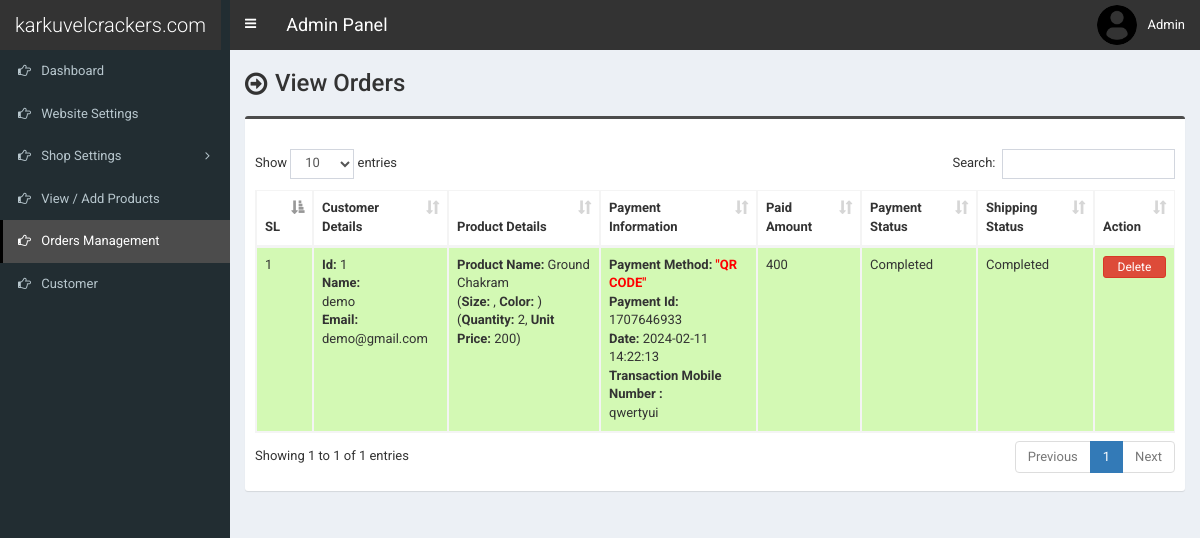
/admin/order.php (signed in), run on the app's committed database.
### tables this page shows
CREATE TABLE `tbl_payment` (
  `id` int(11) NOT NULL,
  `customer_id` int(11) NOT NULL,
  `customer_name` varchar(255) NOT NULL,
  `customer_email` varchar(255) NOT NULL,
  `payment_date` varchar(50) NOT NULL,
  `txnid` varchar(255) NOT NULL,
  `paid_amount` int(11) NOT NULL,
  `card_number` varchar(50) NOT NULL,
  `card_cvv` varchar(10) NOT NULL,
  `card_month` varchar(10) NOT NULL,
  `card_year` varchar(10) NOT NULL,
  `bank_transaction_info` text NOT NULL,
  `payment_method` varchar(20) NOT NULL,
  `payment_status` varchar(25) NOT NULL,
  `shipping_status` varchar(20) NOT NULL,
  `payment_id` varchar(255) NOT NULL
);

CREATE TABLE `tbl_order` (
  `id` int(11) NOT NULL,
  `product_id` int(11) NOT NULL,
  `product_name` varchar(255) NOT NULL,
  `size` varchar(100) NOT NULL,
  `color` varchar(100) NOT NULL,
  `quantity` varchar(50) NOT NULL,
  `unit_price` varchar(50) NOT NULL,
  `payment_id` varchar(255) NOT NULL
);

### admin/order.php (the view, shortened to what this page needs)
<?php require_once('header.php'); ?>
<section class="content-header">
	<div class="content-header-left">
		<h1>View Orders</h1>
	</div>
</section>
<section class="content">
  <div class="row">
    <div class="col-md-12">
      <div class="box box-info">
        <div class="box-body table-responsive">
          <table id="example1" class="table table-bordered table-striped">
			<thead>
			    <tr>
			        <th>SL</th>
                    <th>Customer Details</th>
			        <th>Product Details</th>
                    <th>
                    	Payment Information
                    </th>
                    <th>Paid Amount</th>
                    <th>Payment Status</th>
                    <th>Shipping Status</th>
			        <th>Action</th>
			    </tr>
			</thead>
            <tbody>
            	<?php
            	$i=0;
            	$statement = $pdo->prepare("SELECT * FROM tbl_payment ORDER by id DESC");
            	$statement->execute();
            	$result = $statement->fetchAll(PDO::FETCH_ASSOC);
            	foreach ($result as $row) {
            		$i++;
            		?>
					<tr class="<?php if($row['payment_status']=='Pending'){echo 'bg-r';}else{echo 'bg-g';} ?>">
	                    <td><?php echo $i; ?></td>
	                    <td>
                            <b>Id:</b> <?php echo $row['customer_id']; ?><br>
                            <b>Name:</b><br> <?php echo $row['customer_name']; ?><br>
                            <b>Email:</b><br> <?php echo $row['customer_email']; ?><br><br>
                        </td>
                        <td>
                           <?php
                           $statement1 = $pdo->prepare("SELECT * FROM tbl_order WHERE payment_id=?");
                           $statement1->execute(array($row['payment_id']));
                           $result1 = $statement1->fetchAll(PDO::FETCH_ASSOC);
                           foreach ($result1 as $row1) {
                                echo '<b>Product Name:</b> '.$row1['product_name'];
                                echo '<br>(<b>Size:</b> '.$row1['size'];
                                echo ', <b>Color:</b> '.$row1['color'].')';
                                echo '<br>(<b>Quantity:</b> '.$row1['quantity'];
                                echo ', <b>Unit Price:</b> '.$row1['unit_price'].')';
                                echo '<br><br>';
                           }
                           ?>
                        </td>
                        <td>
                        	<?php if($row['payment_method'] == 'PayPal'): ?>
                        		<b>Payment Method:</b> <?php echo '<span style="color:red;"><b>'.$row['payment_method'].'</b></span>'; ?><br>
                        		<b>Payment Id:</b> <?php echo $row['payment_id']; ?><br>
                        		<b>Date:</b> <?php echo $row['payment_date']; ?><br>
                        		<b>Transaction Id:</b> <?php echo $row['txnid']; ?><br>
                        	<?php elseif($row['payment_method'] == 'Bank Deposit'): ?>
                        		<b>Payment Method:</b> <?php echo '<span style="color:red;"><b>"QR CODE"</b></span>'; ?><br>
                        		<b>Payment Id:</b> <?php echo $row['payment_id']; ?><br>
								<b>Date:</b> <?php echo $row['payment_date']; ?><br>
                        		<b>Transaction Mobile Number :</b> <br><?php echo $row['bank_transaction_info']; ?><br>
                        	<?php endif; ?>
                        </td>
                        <td><?php echo $row['paid_amount']; ?></td>
                        <td>
                            <?php echo $row['payment_status']; ?>
                            <br><br>
                        </td>
                        <td>
                            <?php echo $row['shipping_status']; ?>
                            <br><br>
                        </td>
	                    <td>
                            <a href="#" class="btn btn-danger btn-xs" data-href="order-delete.php?id=<?php echo $row['id']; ?>" data-toggle="modal" data-target="#confirm-delete" style="width:100%;">Delete</a>
	                    </td>
	                </tr>
            		<?php
            	}
            	?>
            </tbody>
          </table>
        </div>
      </div>
</section>
<?php require_once('footer.php'); ?>

### admin/style.css (style rules this page uses)
body { font-size: 13px; font-family: 'Roboto', sans-serif; }
.content-header>h1, .content-header .content-header-left h1 { font-family: 'Roboto', sans-serif; }
.box-info { padding-top: 20px; }
.content-header { overflow: hidden; }
.content-header .content-header-left { float: left; padding-top: 5px; }
.content-header .content-header-left h1 { margin-top: 0; margin-bottom: 0; padding-left: 30px; padding-bottom: 5px; font-size: 24px; position: relative; }
.content-header .content-header-left h1:before { position: absolute; top: 0; left: 0; font-family: 'FontAwesome', sans-serif; font-size: 26px; content: '\f18e'; }
.box.box-info { border-top-color: #4c4c4c; }
.bg-g { background: #d3f9b4!important; }

### data on the page
tbl_payment: customer "1", customer_name "demo", customer_email "demo@gmail.com", payment "1707646933", payment_date "2024-02-11 14:22:13", bank_transaction_info "qwertyui", paid_amount "400", payment_status "Completed", shipping_status "Completed"
tbl_order: product_name "Ground Chakram", quantity "2", unit_price "200"

### other printed values
$_SESSION['user']['full_name'] "Admin"
